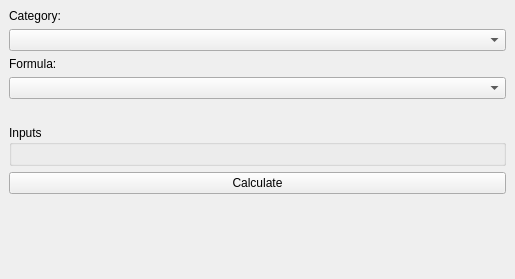
<?xml version="1.0" encoding="UTF-8"?>
<ui version="4.0">
 <class>MainWindow</class>
 <widget class="QMainWindow" name="MainWindow">
  <property name="geometry">
   <rect>
    <x>0</x>
    <y>0</y>
    <width>515</width>
    <height>279</height>
   </rect>
  </property>
  <property name="windowTitle">
   <string>Engineering Calculator</string>
  </property>
  <widget class="QWidget" name="centralwidget">
   <layout class="QVBoxLayout" name="mainLayout">
    <item>
     <widget class="QLabel" name="categoryTitleLabel">
      <property name="text">
       <string>Category:</string>
      </property>
     </widget>
    </item>
    <item>
     <widget class="QComboBox" name="categoryCombo"/>
    </item>
    <item>
     <widget class="QLabel" name="formulaTitleLabel">
      <property name="text">
       <string>Formula:</string>
      </property>
     </widget>
    </item>
    <item>
     <widget class="QComboBox" name="formulaCombo"/>
    </item>
    <item>
     <widget class="QLabel" name="descriptionLabel">
      <property name="styleSheet">
       <string notr="true">color: gray;</string>
      </property>
      <property name="text">
       <string/>
      </property>
      <property name="wordWrap">
       <bool>true</bool>
      </property>
     </widget>
    </item>
    <item>
     <widget class="QGroupBox" name="inputsGroup">
      <property name="title">
       <string>Inputs</string>
      </property>
      <layout class="QFormLayout" name="inputsLayout"/>
     </widget>
    </item>
    <item>
     <widget class="QPushButton" name="calculateButton">
      <property name="text">
       <string>Calculate</string>
      </property>
     </widget>
    </item>
    <item>
     <widget class="QLabel" name="resultLabel">
      <property name="font">
       <font>
        <pointsize>12</pointsize>
        <bold>true</bold>
       </font>
      </property>
      <property name="text">
       <string/>
      </property>
     </widget>
    </item>
    <item>
     <spacer name="verticalSpacer">
      <property name="orientation">
       <enum>Qt::Orientation::Vertical</enum>
      </property>
      <property name="sizeHint" stdset="0">
       <size>
        <width>20</width>
        <height>40</height>
       </size>
      </property>
     </spacer>
    </item>
   </layout>
  </widget>
 </widget>
 <resources/>
 <connections/>
</ui>
